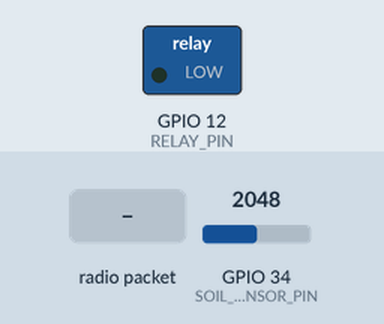
Simulated run of this sketch. Board: ESP32. Parts: switched loads named in the sketch (green lamp = pin HIGH). The inputs (shaded band) are chosen by the test bench; at power-on: GPIO 34 (SOIL_SENSOR_PIN) = 2048. No radio packets arrive unless stated; what the sketch prints to the serial monitor is not drawn.

Above: at 1.3 s.
1.4 s: radio packet "ON" arrives
At 4.2 s:
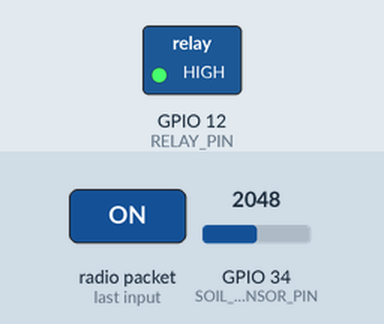
6.3 s: GPIO 34 (SOIL_SENSOR_PIN) set to 2436
10.3 s: GPIO 34 (SOIL_SENSOR_PIN) set to 2508
11.8 s: radio packet "OFF" arrives
At 12.4 s:
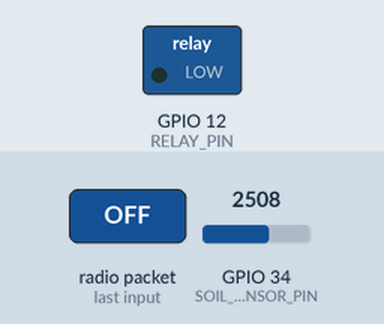
Timing chart, 0 to 14.3 s (numbered marks = the images above; inputs shaded):
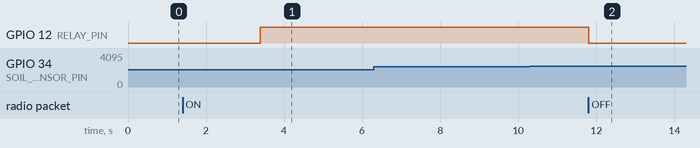

The sketch:

Sender_Side.ino
```cpp
#include <SPI.h>
#include <LoRa.h>

#define SS 5
#define RST 14
#define DIO0 2

#define SOIL_SENSOR_PIN 34
#define RELAY_PIN 12  // Relay control pin

#define DRY_VALUE 200     // Sensor value when soil is completely dry
#define WET_VALUE 2500    // Sensor value when soil is fully wet

unsigned long lastActionTime = 0;
bool isSending = true;

void setup() {
    Serial.begin(115200);
    while (!Serial);

    Serial.println("🚀 ESP32 LoRa Sender Booting Up...");

    pinMode(RELAY_PIN, OUTPUT);
    digitalWrite(RELAY_PIN, LOW);  // Start with relay OFF

    LoRa.setPins(SS, RST, DIO0);

    if (!LoRa.begin(865E6)) {
        Serial.println("❌ LoRa Init FAILED! Check wiring!");
        while (1);
    }

    Serial.println("✅ LoRa Ready!");
    LoRa.setSpreadingFactor(7);
    LoRa.setSignalBandwidth(125E3);
    LoRa.setCodingRate4(5);
    LoRa.enableCrc();

    lastActionTime = millis();
}

void loop() {
    unsigned long currentMillis = millis();

    if (isSending) {
        if (currentMillis - lastActionTime < 3000) {
            sendSoilMoisture();
            delay(500); // small delay to avoid flooding
        } else {
            isSending = false;
            lastActionTime = currentMillis;
            Serial.println("🛑 Done sending. Switching to LISTEN mode.");
        }
    } else {
        if (currentMillis - lastActionTime < 3000) {
            checkIncomingLoRa();
        } else {
            isSending = true;
            lastActionTime = currentMillis;
            Serial.println("📤 Switching back to SEND mode.");
        }
    }
}

void checkIncomingLoRa() {
    Serial.println("👂 Listening for LoRa messages...");
    int packetSize = LoRa.parsePacket();
    if (packetSize) {
        String incomingMsg = "";
        while (LoRa.available()) {
            incomingMsg += (char)LoRa.read();
        }

        incomingMsg.trim();
        Serial.print("📥 LoRa Received: ");
        Serial.println(incomingMsg);

        // Ignore own messages (soil data prefixed with "S:")
        if (incomingMsg.startsWith("S:")) {
            Serial.println("🚫 Ignoring own message.");
            return;
        }

        if (incomingMsg.equalsIgnoreCase("ON")) {
            digitalWrite(RELAY_PIN, HIGH);
            Serial.println("⚡ Relay TURNED ON via LoRa!");
        } else if (incomingMsg.equalsIgnoreCase("OFF")) {
            digitalWrite(RELAY_PIN, LOW);
            Serial.println("🔌 Relay TURNED OFF via LoRa!");
        } else {
            Serial.println("🤷 Unknown LoRa command.");
        }
    }
}

void sendSoilMoisture() {
    int rawValue = analogRead(SOIL_SENSOR_PIN);
    Serial.print("🌱 Soil Raw: ");
    Serial.println(rawValue);

    int moisturePercent = map(rawValue, WET_VALUE, DRY_VALUE, 100, 0);
    moisturePercent = constrain(moisturePercent, 0, 100);

    Serial.print("📡 Sending Moisture: ");
    Serial.print(moisturePercent);
    Serial.println("%");

    String message = "S:" + String(moisturePercent);

    LoRa.beginPacket();
    LoRa.print(message);
    LoRa.endPacket();
}
```

Measured:
- after the input at 1.4 s, GPIO 12 (RELAY_PIN): LOW → HIGH after 2.0 s
- after the input at 6.3 s, every drawn part: stays the same
- after the input at 10.3 s, every drawn part: stays the same
- after the input at 11.8 s, GPIO 12 (RELAY_PIN): HIGH → LOW at once
